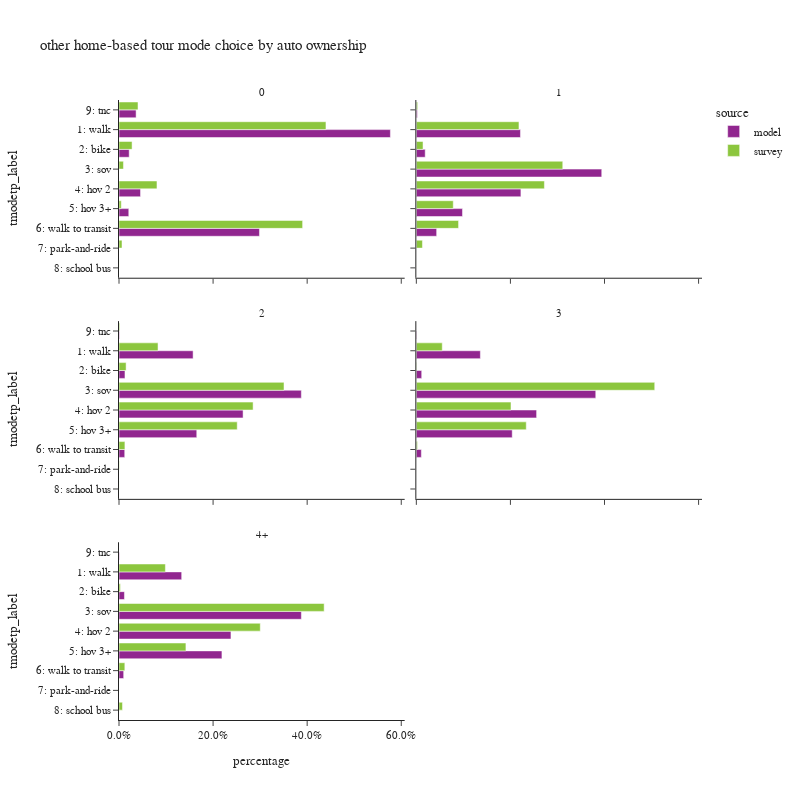

This figure's notebook cell:
### Code cell
plot_mode_choice(hb_tour.loc[hb_tour['auto_ownership_4+']!="-1"],"auto_ownership_4+",
                 {"auto_ownership_4+":["0","1","2","3","4+"],
                  "tmodetp_label":["1: walk","2: bike","3: sov","4: hov 2","5: hov 3+","6: walk to transit",
                                   "7: park-and-ride","8: school bus","9: other–survey only"]},
                 "auto ownership",2,800)

### Figure 1 — Plotly figure (JSON) as saved in the notebook; plotly's stock layout.template omitted (floating-point values rounded to 4 significant figures)
{"data": [{"alignmentgroup": "True", "customdata": [[100819], [3783], [7997], [3635], [52175], [6354]], "hovertemplate": "source=model<br>auto_ownership_4+=0<br>percentage=%{x}<br>tmodetp_label=%{y}<br>sample count=%{customdata[0]}<extra></extra>", "legendgroup": "model", "marker": {"color": "#91268F", "pattern": {"shape": ""}}, "name": "model", "offsetgroup": "model", "orientation": "h", "showlegend": true, "textposition": "auto", "type": "bar", "x": [0.5769, 0.02165, 0.04576, 0.0208, 0.2985, 0.03636], "xaxis": "x5", "y": ["1: walk", "2: bike", "4: hov 2", "5: hov 3+", "6: walk to transit", "9: tnc"], "yaxis": "y5"}, {"alignmentgroup": "True", "customdata": [[155032], [13211], [276056], [155698], [68699], [30249], [1485]], "hovertemplate": "source=model<br>auto_ownership_4+=1<br>percentage=%{x}<br>tmodetp_label=%{y}<br>sample count=%{customdata[0]}<extra></extra>", "legendgroup": "model", "marker": {"color": "#91268F", "pattern": {"shape": ""}}, "name": "model", "offsetgroup": "model", "orientation": "h", "showlegend": false, "textposition": "auto", "type": "bar", "x": [0.2213, 0.01886, 0.3941, 0.2223, 0.09808, 0.04319, 0.00212], "xaxis": "x6", "y": ["1: walk", "2: bike", "3: sov", "4: hov 2", "5: hov 3+", "6: walk to transit", "9: tnc"], "yaxis": "y6"}, {"alignmentgroup": "True", "customdata": [[171477], [13812], [421967], [287140], [179946], [13245], [1089]], "hovertemplate": "source=model<br>auto_ownership_4+=2<br>percentage=%{x}<br>tmodetp_label=%{y}<br>sample count=%{customdata[0]}<extra></extra>", "legendgroup": "model", "marker": {"color": "#91268F", "pattern": {"shape": ""}}, "name": "model", "offsetgroup": "model", "orientation": "h", "showlegend": false, "textposition": "auto", "type": "bar", "x": [0.1575, 0.01269, 0.3876, 0.2638, 0.1653, 0.01217, 0.001], "xaxis": "x3", "y": ["1: walk", "2: bike", "3: sov", "4: hov 2", "5: hov 3+", "6: walk to transit", "9: tnc"], "yaxis": "y3"}, {"alignmentgroup": "True", "customdata": [[75601], [6336], [211841], [141986], [113212], [5922], [493]], "hovertemplate": "source=model<br>auto_ownership_4+=3<br>percentage=%{x}<br>tmodetp_label=%{y}<br>sample count=%{customdata[0]}<extra></extra>", "legendgroup": "model", "marker": {"color": "#91268F", "pattern": {"shape": ""}}, "name": "model", "offsetgroup": "model", "orientation": "h", "showlegend": false, "textposition": "auto", "type": "bar", "x": [0.1361, 0.01141, 0.3814, 0.2557, 0.2038, 0.01066, 0.0008877], "xaxis": "x4", "y": ["1: walk", "2: bike", "3: sov", "4: hov 2", "5: hov 3+", "6: walk to transit", "9: tnc"], "yaxis": "y4"}, {"alignmentgroup": "True", "customdata": [[46652], [4052], [135730], [83324], [76608], [3486], [288]], "hovertemplate": "source=model<br>auto_ownership_4+=4+<br>percentage=%{x}<br>tmodetp_label=%{y}<br>sample count=%{customdata[0]}<extra></extra>", "legendgroup": "model", "marker": {"color": "#91268F", "pattern": {"shape": ""}}, "name": "model", "offsetgroup": "model", "orientation": "h", "showlegend": false, "textposition": "auto", "type": "bar", "x": [0.1332, 0.01157, 0.3876, 0.238, 0.2188, 0.009956, 0.0008225], "xaxis": "x", "y": ["1: walk", "2: bike", "3: sov", "4: hov 2", "5: hov 3+", "6: walk to transit", "9: tnc"], "yaxis": "y"}, {"alignmentgroup": "True", "customdata": [[247], [28], [10], [17], [13], [132], [5], [1], [13]], "hovertemplate": "source=survey<br>auto_ownership_4+=0<br>percentage=%{x}<br>tmodetp_label=%{y}<br>sample count=%{customdata[0]}<extra></extra>", "legendgroup": "survey", "marker": {"color": "#8CC63E", "pattern": {"shape": ""}}, "name": "survey", "offsetgroup": "survey", "orientation": "h", "showlegend": true, "textposition": "auto", "type": "bar", "x": [0.4399, 0.02778, 0.009478, 0.08072, 0.0048, 0.3903, 0.006378, 0.000184, 0.04041], "xaxis": "x5", "y": ["1: walk", "2: bike", "3: sov", "4: hov 2", "5: hov 3+", "6: walk to transit", "7: park-and-ride", "8: school bus", "9: tnc"], "yaxis": "y5"}, {"alignmentgroup": "True", "customdata": [[460], [54], [587], [313], [177], [55], [6], [2], [6]], "hovertemplate": "source=survey<br>auto_ownership_4+=1<br>percentage=%{x}<br>tmodetp_label=%{y}<br>sample count=%{customdata[0]}<extra></extra>", "legendgroup": "survey", "marker": {"color": "#8CC63E", "pattern": {"shape": ""}}, "name": "survey", "offsetgroup": "survey", "orientation": "h", "showlegend": false, "textposition": "auto", "type": "bar", "x": [0.2182, 0.01425, 0.3113, 0.2722, 0.0785, 0.08977, 0.01299, 4.139e-05, 0.00279], "xaxis": "x6", "y": ["1: walk", "2: bike", "3: sov", "4: hov 2", "5: hov 3+", "6: walk to transit", "7: park-and-ride", "8: school bus", "9: tnc"], "yaxis": "y6"}, {"alignmentgroup": "True", "customdata": [[203], [20], [527], [396], [292], [14], [5], [1], [5]], "hovertemplate": "source=survey<br>auto_ownership_4+=2<br>percentage=%{x}<br>tmodetp_label=%{y}<br>sample count=%{customdata[0]}<extra></extra>", "legendgroup": "survey", "marker": {"color": "#8CC63E", "pattern": {"shape": ""}}, "name": "survey", "offsetgroup": "survey", "orientation": "h", "showlegend": false, "textposition": "auto", "type": "bar", "x": [0.08297, 0.01509, 0.3508, 0.2851, 0.2513, 0.01256, 0.0006169, 0.0001515, 0.001486], "xaxis": "x3", "y": ["1: walk", "2: bike", "3: sov", "4: hov 2", "5: hov 3+", "6: walk to transit", "7: park-and-ride", "8: school bus", "9: tnc"], "yaxis": "y3"}, {"alignmentgroup": "True", "customdata": [[40], [3], [199], [96], [56], [2]], "hovertemplate": "source=survey<br>auto_ownership_4+=3<br>percentage=%{x}<br>tmodetp_label=%{y}<br>sample count=%{customdata[0]}<extra></extra>", "legendgroup": "survey", "marker": {"color": "#8CC63E", "pattern": {"shape": ""}}, "name": "survey", "offsetgroup": "survey", "orientation": "h", "showlegend": false, "textposition": "auto", "type": "bar", "x": [0.0551, 0.0008285, 0.5068, 0.2012, 0.2337, 0.002381], "xaxis": "x4", "y": ["1: walk", "2: bike", "3: sov", "4: hov 2", "5: hov 3+", "6: walk to transit"], "yaxis": "y4"}, {"alignmentgroup": "True", "customdata": [[14], [3], [73], [48], [17], [3], [1]], "hovertemplate": "source=survey<br>auto_ownership_4+=4+<br>percentage=%{x}<br>tmodetp_label=%{y}<br>sample count=%{customdata[0]}<extra></extra>", "legendgroup": "survey", "marker": {"color": "#8CC63E", "pattern": {"shape": ""}}, "name": "survey", "offsetgroup": "survey", "orientation": "h", "showlegend": false, "textposition": "auto", "type": "bar", "x": [0.09862, 0.002935, 0.4361, 0.3003, 0.1423, 0.0124, 0.007407], "xaxis": "x", "y": ["1: walk", "2: bike", "3: sov", "4: hov 2", "5: hov 3+", "6: walk to transit", "8: school bus"], "yaxis": "y"}], "layout": {"annotations": [{"font": {}, "showarrow": false, "text": "4+", "x": 0.245, "xanchor": "center", "xref": "paper", "y": 0.2867, "yanchor": "bottom", "yref": "paper"}, {"font": {}, "showarrow": false, "text": "2", "x": 0.245, "xanchor": "center", "xref": "paper", "y": 0.6433, "yanchor": "bottom", "yref": "paper"}, {"font": {}, "showarrow": false, "text": "3", "x": 0.755, "xanchor": "center", "xref": "paper", "y": 0.6433, "yanchor": "bottom", "yref": "paper"}, {"font": {}, "showarrow": false, "text": "0", "x": 0.245, "xanchor": "center", "xref": "paper", "y": 1.0, "yanchor": "bottom", "yref": "paper"}, {"font": {}, "showarrow": false, "text": "1", "x": 0.755, "xanchor": "center", "xref": "paper", "y": 1.0, "yanchor": "bottom", "yref": "paper"}], "barmode": "group", "height": 800, "legend": {"title": {"text": "source"}, "tracegroupgap": 0}, "title": {"text": "other home-based tour mode choice by auto ownership"}, "width": 800, "xaxis": {"anchor": "y", "domain": [0.0, 0.49], "tickformat": ".1%", "title": {"text": "percentage"}}, "xaxis2": {"anchor": "y2", "domain": [0.51, 1.0], "matches": "x", "tickformat": ".1%", "title": {"text": "percentage"}}, "xaxis3": {"anchor": "y3", "domain": [0.0, 0.49], "matches": "x", "showticklabels": false, "tickformat": ".1%"}, "xaxis4": {"anchor": "y4", "domain": [0.51, 1.0], "matches": "x", "showticklabels": false, "tickformat": ".1%"}, "xaxis5": {"anchor": "y5", "domain": [0.0, 0.49], "matches": "x", "showticklabels": false, "tickformat": ".1%"}, "xaxis6": {"anchor": "y6", "domain": [0.51, 1.0], "matches": "x", "showticklabels": false, "tickformat": ".1%"}, "yaxis": {"anchor": "x", "categoryarray": ["9: other–survey only", "8: school bus", "7: park-and-ride", "6: walk to transit", "5: hov 3+", "4: hov 2", "3: sov", "2: bike", "1: walk"], "categoryorder": "array", "domain": [0.0, 0.2867], "title": {"text": "tmodetp_label"}}, "yaxis2": {"anchor": "x2", "domain": [0.0, 0.2867], "matches": "y", "showticklabels": false}, "yaxis3": {"anchor": "x3", "categoryarray": ["9: other–survey only", "8: school bus", "7: park-and-ride", "6: walk to transit", "5: hov 3+", "4: hov 2", "3: sov", "2: bike", "1: walk"], "categoryorder": "array", "domain": [0.3567, 0.6433], "matches": "y", "title": {"text": "tmodetp_label"}}, "yaxis4": {"anchor": "x4", "domain": [0.3567, 0.6433], "matches": "y", "showticklabels": false}, "yaxis5": {"anchor": "x5", "categoryarray": ["9: other–survey only", "8: school bus", "7: park-and-ride", "6: walk to transit", "5: hov 3+", "4: hov 2", "3: sov", "2: bike", "1: walk"], "categoryorder": "array", "domain": [0.7133, 1.0], "matches": "y", "title": {"text": "tmodetp_label"}}, "yaxis6": {"anchor": "x6", "domain": [0.7133, 1.0], "matches": "y", "showticklabels": false}}}
